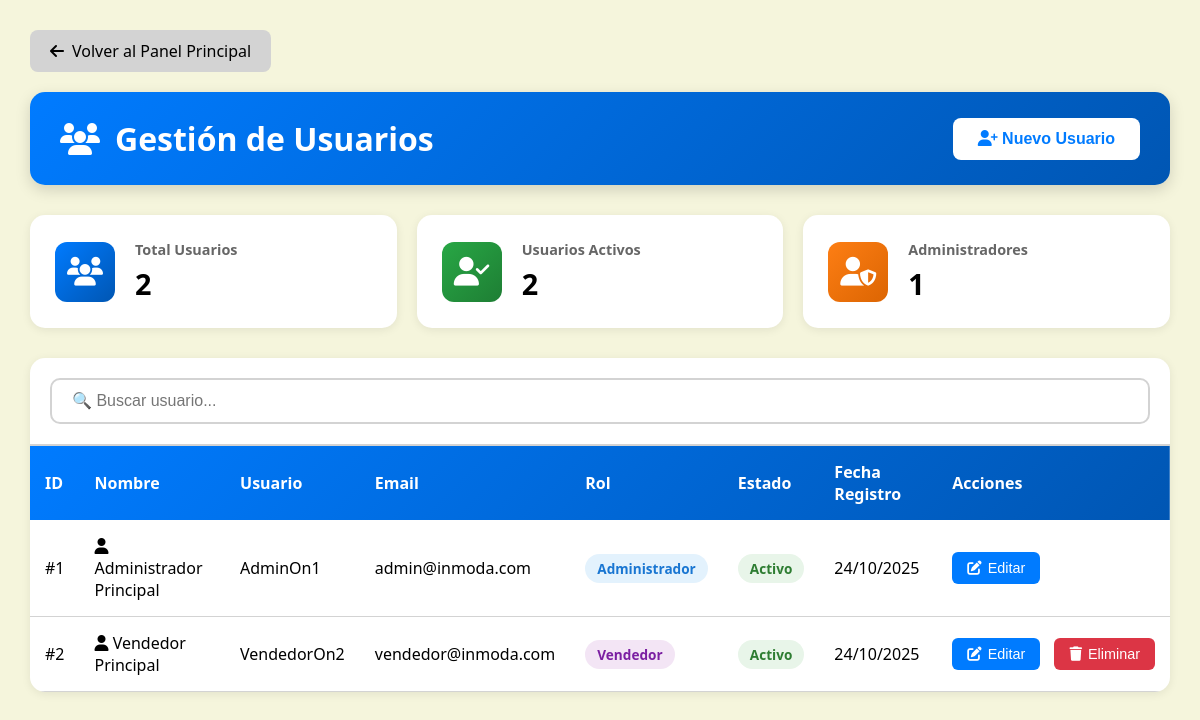
The app's page /modules/usuarios.php (signed in) with its own data.
### tables this page shows
CREATE TABLE `usuarios` (
  `id` int(11) NOT NULL,
  `nombre` varchar(100) NOT NULL,
  `usuario` varchar(50) NOT NULL,
  `email` varchar(100) DEFAULT NULL,
  `clave` varchar(255) NOT NULL,
  `rol` enum('Administrador','Vendedor') NOT NULL DEFAULT 'Vendedor',
  `empresa` varchar(100) DEFAULT 'InModa',
  `estado` enum('Activo','Inactivo') NOT NULL DEFAULT 'Activo',
  `fecha_registro` timestamp NOT NULL DEFAULT current_timestamp()
);

### modules/usuarios.php (the view, shortened to what this page needs)
<?php
require_once "../config/conexion.php";
$query = "SELECT id, nombre, usuario, email, rol, estado, fecha_registro FROM usuarios ORDER BY fecha_registro DESC";
$result_usuarios = $mysqli->query($query);
$usuarios = [];
while ($row = $result_usuarios->fetch_assoc()) {
    $usuarios[] = $row;
}
$total_usuarios = count($usuarios);
$usuarios_activos = count(array_filter($usuarios, fn($u) => $u['estado'] == 'Activo'));
$usuarios_administradores = count(array_filter($usuarios, fn($u) => $u['rol'] == 'Administrador'));
?>
<!DOCTYPE html>
<html lang="es">
<head>
    <link rel="stylesheet" href="https://cdnjs.cloudflare.com/ajax/libs/font-awesome/6.5.0/css/all.min.css">
</head>
<body>
<div class="usuarios-container">
    <a href="../index.php" class="btn-back">
        <i class="fas fa-arrow-left"></i> Volver al Panel Principal
    </a>
    <div class="page-header">
        <h1>
            <i class="fas fa-users"></i>
            Gestión de Usuarios
        </h1>
        <button class="btn-nuevo" onclick="abrirModalNuevo()">
            <i class="fas fa-user-plus"></i> Nuevo Usuario
        </button>
    </div>
    <div class="stats-grid">
        <div class="stat-card">
            <div class="stat-icon blue">
                <i class="fas fa-users"></i>
            </div>
            <div class="stat-info">
                <h3>Total Usuarios</h3>
                <p><?= $total_usuarios ?></p>
            </div>
        </div>
        <div class="stat-card">
            <div class="stat-icon green">
                <i class="fas fa-user-check"></i>
            </div>
            <div class="stat-info">
                <h3>Usuarios Activos</h3>
                <p><?= $usuarios_activos ?></p>
            </div>
        </div>
        <div class="stat-card">
            <div class="stat-icon orange">
                <i class="fas fa-user-shield"></i>
            </div>
            <div class="stat-info">
                <h3>Administradores</h3>
                <p><?= $usuarios_administradores ?></p>
            </div>
        </div>
    </div>
    <div class="table-container">
        <div class="search-bar">
            <input type="text" id="searchInput" placeholder="🔍 Buscar usuario..." onkeyup="filtrarUsuarios()">
        </div>
        <table id="tablaUsuarios">
            <thead>
                <tr>
                    <th>ID</th>
                    <th>Nombre</th>
                    <th>Usuario</th>
                    <th>Email</th>
                    <th>Rol</th>
                    <th>Estado</th>
                    <th>Fecha Registro</th>
                    <th>Acciones</th>
                </tr>
            </thead>
            <tbody>
                <?php foreach ($usuarios as $user): ?>
                <tr>
                    <td>#<?= $user['id'] ?></td>
                    <td><i class="fas fa-user"></i> <?= htmlspecialchars($user['nombre']) ?></td>
                    <td><?= htmlspecialchars($user['usuario']) ?></td>
                    <td><?= htmlspecialchars($user['email']) ?></td>
                    <td>
                        <span class="badge <?= strtolower($user['rol']) == 'administrador' ? 'admin' : 'vendedor' ?>">
                            <?= $user['rol'] ?>
                        </span>
                    </td>
                    <td>
                        <span class="badge <?= strtolower($user['estado']) ?>">
                            <?= $user['estado'] ?>
                        </span>
                    </td>
                    <td><?= date('d/m/Y', strtotime($user['fecha_registro'])) ?></td>
                    <td>
                        <button class="btn-action btn-edit" onclick='editarUsuario(<?= json_encode($user) ?>)'>
                            <i class="fas fa-edit"></i> Editar
                        </button>
                        <?php if ($user['id'] != $_SESSION['user_id']): ?>
                        <button class="btn-action btn-delete" onclick="abrirModalEliminar(<?= $user['id'] ?>, '<?= htmlspecialchars($user['nombre']) ?>')">
                            <i class="fas fa-trash"></i> Eliminar
                        </button>
                        <?php endif; ?>
                    </td>
                </tr>
                <?php endforeach; ?>
            </tbody>
        </table>
    </div>
</div>
</body>
</html>

### modules/usuarios.php (style rules this page uses)
:root { --color-primary-blue: #007bff; --color-background-main: #f5f5dc; --color-secondary-grey: #d3d3d3; --color-text-black: #000000; --color-white: #FFFFFF; --color-light-grey-text: #666666; --color-hover-grey: #bfbfbf; --color-green: #28a745; --color-red: #dc3545; }
* { margin: 0; padding: 0; box-sizing: border-box; }
body { font-family: 'Segoe UI', Tahoma, Geneva, Verdana, sans-serif; background-color: var(--color-background-main); overflow-y: auto; overflow-x: hidden; }
.usuarios-container { padding: 30px; background-color: var(--color-background-main); min-height: 100vh; max-width: 1400px; margin: 0 auto; }
.btn-back { background: var(--color-secondary-grey); color: var(--color-text-black); padding: 10px 20px; border: none; border-radius: 8px; cursor: pointer; text-decoration: none; display: inline-flex; align-items: center; gap: 8px; margin-bottom: 20px; transition: all 0.3s ease; }
.page-header { background: linear-gradient(135deg, var(--color-primary-blue), #0056b3); color: white; padding: 25px 30px; border-radius: 15px; margin-bottom: 30px; box-shadow: 0 5px 15px rgba(0,0,0,0.15); display: flex; justify-content: space-between; align-items: center; }
.page-header h1 { margin: 0; font-size: 2em; display: flex; align-items: center; gap: 15px; }
.btn-nuevo { background: white; color: var(--color-primary-blue); padding: 12px 25px; border: none; border-radius: 8px; cursor: pointer; font-size: 1em; font-weight: 600; transition: all 0.3s ease; }
.stats-grid { display: grid; grid-template-columns: repeat(auto-fit, minmax(250px, 1fr)); gap: 20px; margin-bottom: 30px; }
.stat-card { background: white; padding: 25px; border-radius: 15px; box-shadow: 0 2px 10px rgba(0,0,0,0.08); display: flex; align-items: center; gap: 20px; }
.stat-icon { width: 60px; height: 60px; border-radius: 12px; display: flex; align-items: center; justify-content: center; font-size: 1.8em; }
.stat-icon.blue { background: linear-gradient(135deg, var(--color-primary-blue), #0056b3); color: white; }
.stat-icon.green { background: linear-gradient(135deg, #28a745, #1e7e34); color: white; }
.stat-icon.orange { background: linear-gradient(135deg, #fd7e14, #dc6502); color: white; }
.stat-info h3 { margin: 0 0 5px 0; color: var(--color-light-grey-text); font-size: 0.9em; }
.stat-info p { margin: 0; font-size: 1.8em; font-weight: 700; }
.table-container { background: white; border-radius: 15px; box-shadow: 0 2px 10px rgba(0,0,0,0.08); overflow: hidden; margin-bottom: 30px; }
.search-bar { padding: 20px; border-bottom: 2px solid var(--color-secondary-grey); }
.search-bar input { width: 100%; padding: 12px 20px; border: 2px solid var(--color-secondary-grey); border-radius: 10px; font-size: 1em; transition: all 0.3s ease; }
table { width: 100%; border-collapse: collapse; }
thead { background: linear-gradient(135deg, var(--color-primary-blue), #0056b3); color: white; }
th { padding: 15px; text-align: left; font-weight: 600; }
tbody tr { border-bottom: 1px solid var(--color-secondary-grey); transition: background 0.3s ease; }
td { padding: 15px; }
.badge { padding: 5px 12px; border-radius: 20px; font-size: 0.85em; font-weight: 600; }
.badge.admin { background: #e3f2fd; color: #1976d2; }
.badge.vendedor { background: #f3e5f5; color: #7b1fa2; }
.badge.activo { background: #e8f5e9; color: #2e7d32; }
.btn-action { padding: 8px 15px; border: none; border-radius: 6px; cursor: pointer; font-size: 0.9em; font-weight: 500; transition: all 0.3s ease; display: inline-flex; align-items: center; gap: 6px; margin: 3px 0; }
.btn-edit { background: var(--color-primary-blue); color: white; margin-right: 10px; }
.btn-delete { background: var(--color-red); color: white; }
td:last-child { white-space: nowrap; padding: 10px 15px; }

### records on screen
usuarios: id "1", nombre "Administrador Principal", usuario "AdminOn1", email "admin@inmoda.com", rol "Administrador", estado "Activo", fecha_registro "24/10/2025"
usuarios: id "2", nombre "Vendedor Principal", usuario "VendedorOn2", email "vendedor@inmoda.com", rol "Vendedor", estado "Activo", fecha_registro "24/10/2025"

### other values on screen
$total_usuarios "2"
$usuarios_activos "2"
$usuarios_administradores "1"
